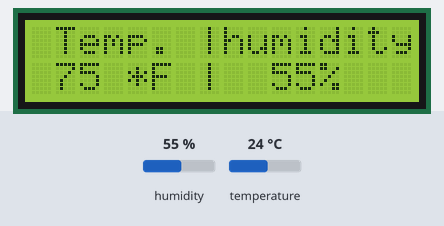
Bench run of a sketch on a simulated Arduino Uno, built with avr-gcc and run on an emulated ATmega328P. On the bench: 16×2 character LCD. The test bench sets the inputs (shaded band); at power-on: humidity 55 %, temperature 24 °C.

Above: at 1.2 s.
1.3 s: humidity set to 22 %
At 3.2 s:
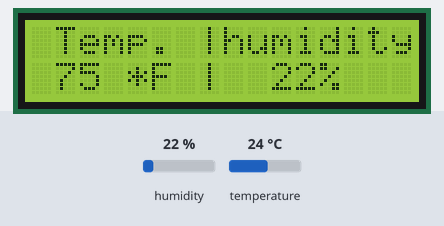
4.0 s: temperature set to 12 °C
At 4.5 s:
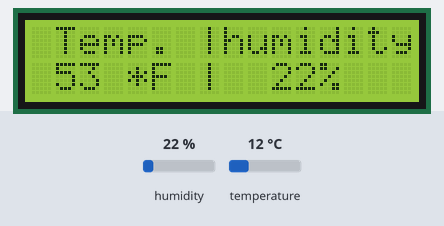
6.7 s: humidity set to 40 %
At 9.3 s:
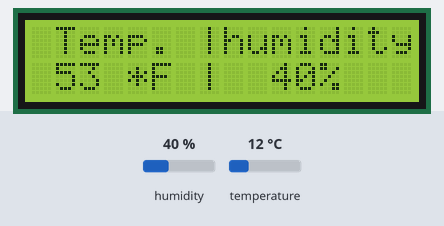
9.6 s: temperature set to 19 °C
At 10.8 s:
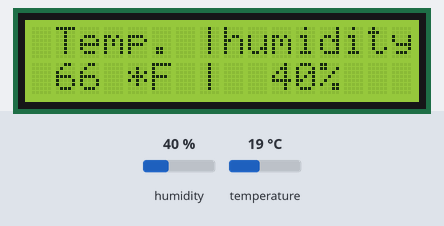
Timing chart, 0 to 12.6 s (numbered marks = the images above; inputs shaded):
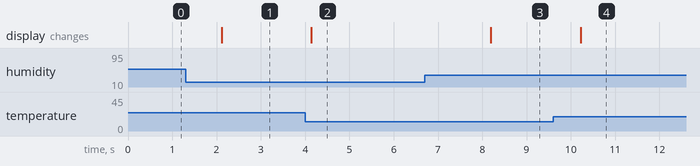

The sketch:

TEMP_THING_AND_LCD_COMBIND.ino
```cpp
// include the library code:
#include <LiquidCrystal.h>
#include <SimpleDHT.h>
// initialize the library with the numbers of the interface pins
LiquidCrystal lcd(7, 8, 9, 10, 11, 12);
int pinDHT11 = 2;
SimpleDHT11 dht11;


void setup() {
  // set up the LCD's number of columns and rows:
  lcd.begin(16, 2);
  // Print a message to the LCD.
  lcd.print(" Temp. |humidity");

}

void loop() {
  // set the cursor to column 0, line 1
  // (note: line 1 is the second row, since counting begins with 0):
  lcd.setCursor(0, 1);
  // print the number of seconds since reset:
  // read with raw sample data.
  byte temperature = 0;
  byte humidity = 0;
  byte data[40] = {0};
  if (dht11.read(pinDHT11, &temperature, &humidity, data)) {
    lcd.print(" Plug in DHT11!");
    return;
  }


  {

  int TempInF = (temperature * 1.8) + 32;

  lcd.print(" ");
  lcd.print((int)TempInF); lcd.print(" *F |  ");
  lcd.print((int)humidity); lcd.println("%   ");
  lcd.print("  ");
  // DHT11 sampling rate is 1HZ.
  delay(1000);}
  delay(1000);


}
```

Measured:
- after the input at 1.3 s, the display: changes after 0.82 s (image 1)
- after the input at 4.0 s, the display: changes after 0.14 s (image 2)
- after the input at 6.7 s, the display: changes after 1.5 s (image 3)
- after the input at 9.6 s, the display: changes after 0.62 s (image 4)
